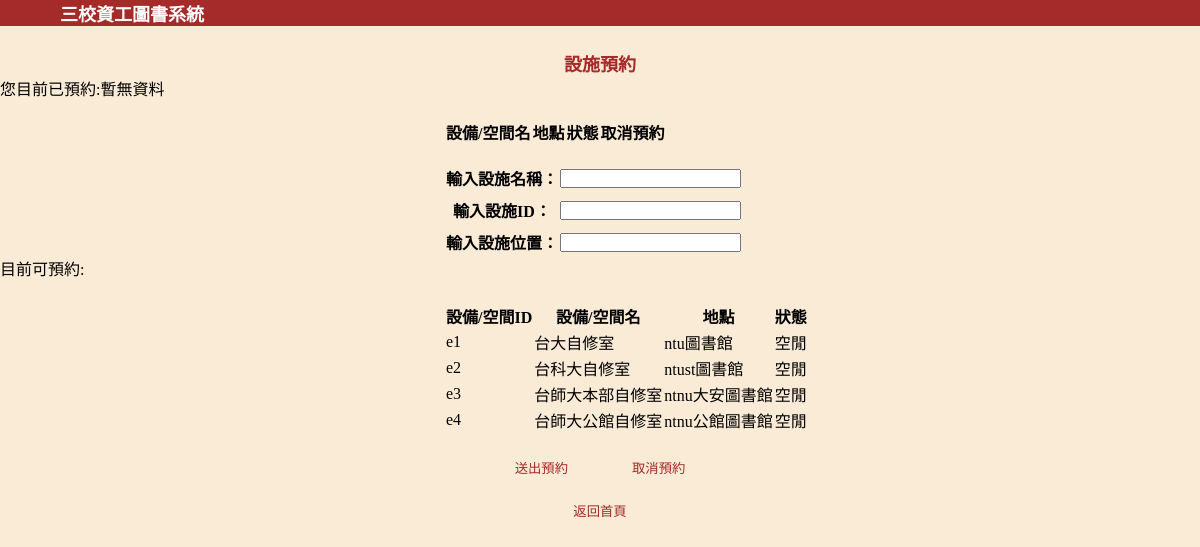
The app's page /equip_reserve.php with its own data.
### tables this page shows
Create table EQUIPMENT (
	equipID varchar(20),
    name varchar(100),
    Lname varchar(100),
    state varchar(100),
    PRIMARY KEY(equipID),
    foreign key (Lname) references LIBRARY(Lname) on delete cascade
);

### equip_reserve.php (the view, shortened to what this page needs)
<html>
    <head>
    </head>
    <body>
        <div id="banner" class="banner" style="background-color:brown;">
			<p style="color: white; font-size: large;font-weight: bolder;margin-left: 5%;">三校資工圖書系統
		</div>
        <p style="margin-top: 2%;font-size: large;font-weight: bold;color: brown;text-align: center;">設施預約</p>
        <div id="equip_reserve">
            <form action="doequip_reserve.php" method="post">
                <table style="margin-top: 1%; margin-left: 37%;">
                   <tr>
                        <th>設備/空間名</th>
                        <th>地點</th>
                        <th>狀態</th>
                        <th>取消預約</th>
                   </tr>
                    <?php
                        $conn=require_once "config.php";
                    ?>
                </table>
                <table style="margin-top: 1%; margin-left: 37%;">
                    <tr>
                        <th>輸入設施名稱：</th>
                        <th>
                            <input type="text" name="equip_name" />
                        </th>
                    </tr>
                    <tr>
                        <th>輸入設施ID：</th>
                        <th>
                            <input type="text" name="equip_id" />
                        </th>
                    </tr>
                    <tr>
                        <th>輸入設施位置：</th>
                        <th>
                            <input type="text" name="equip_loc" />
                        </th>
                    </tr>
                </table>
                <table style="margin-top: 1%; margin-left: 37%;">
                   <tr>
                        <th>設備/空間ID</th>
                        <th>設備/空間名</th>
                        <th>地點</th>
                        <th>狀態</th>
                   </tr>
                    <?php
                        $free_sql = "SELECT * FROM `EQUIPMENT`
                                where state = '空閒'";
                        $result = $conn->query($free_sql);
                        if ($result->num_rows > 0) {
                            while ( $row = mysqli_fetch_array ( $result, MYSQLI_ASSOC ) ) {
                                echo'<tr>'.
                                    '<td>'.$row['equipID'].'</td>'.
                                    '<td>'.$row['name'].'</td>'.
                                    '<td>'.$row['Lname'].'</td>'.
                                    '<td>'.$row['state'].'</td>'.
                                '</tr>';
                            }
                        } else {
                            echo "暫無資料";
                        }
                    ?>
                </table>
                <div class="btns" style="text-align: center;margin-top: 2%;">
                    <input type="submit" name="button" value="送出預約" style=" background-color: antiquewhite;color: brown;border: none;"/>
                    <input type="button" name="button" value="取消預約" style=" background-color: antiquewhite;color: brown;border: none;margin-left: 5%;"/>
                </div>
            </form>
        </div>
        <div class="btn" style="text-align: center;margin-top: 2%;">
            <input type="button" value="返回首頁" onclick="javascript:location.href='user_index.php'" style=" background-color: antiquewhite;color: brown;border: none;"/>
        </div>
    </body>
</html>

### equip_reserve.php (style rules this page uses)
* { margin: 0; padding: 0; list-style: none; text-decoration: none; box-sizing: border-box; }
body { width: 100%; height: 100%; background-color: antiquewhite; }
tr,th { padding-top: 2%; }

### records on screen
equipment: equipID "e1", name "台大自修室", Lname "ntu圖書館", state "空閒"
equipment: equipID "e2", name "台科大自修室", Lname "ntust圖書館", state "空閒"
equipment: equipID "e3", name "台師大本部自修室", Lname "ntnu大安圖書館", state "空閒"
equipment: equipID "e4", name "台師大公館自修室", Lname "ntnu公館圖書館", state "空閒"
